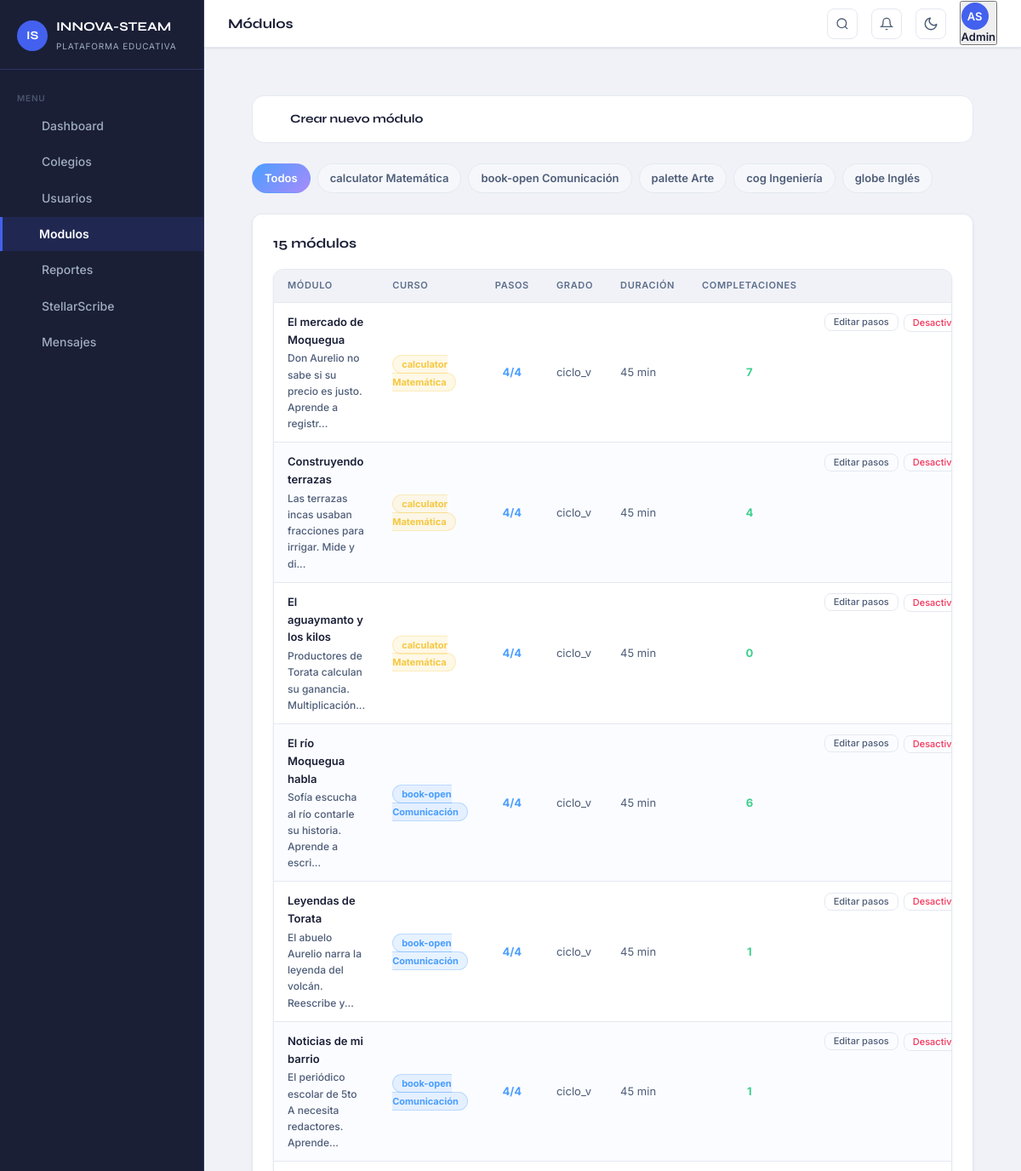
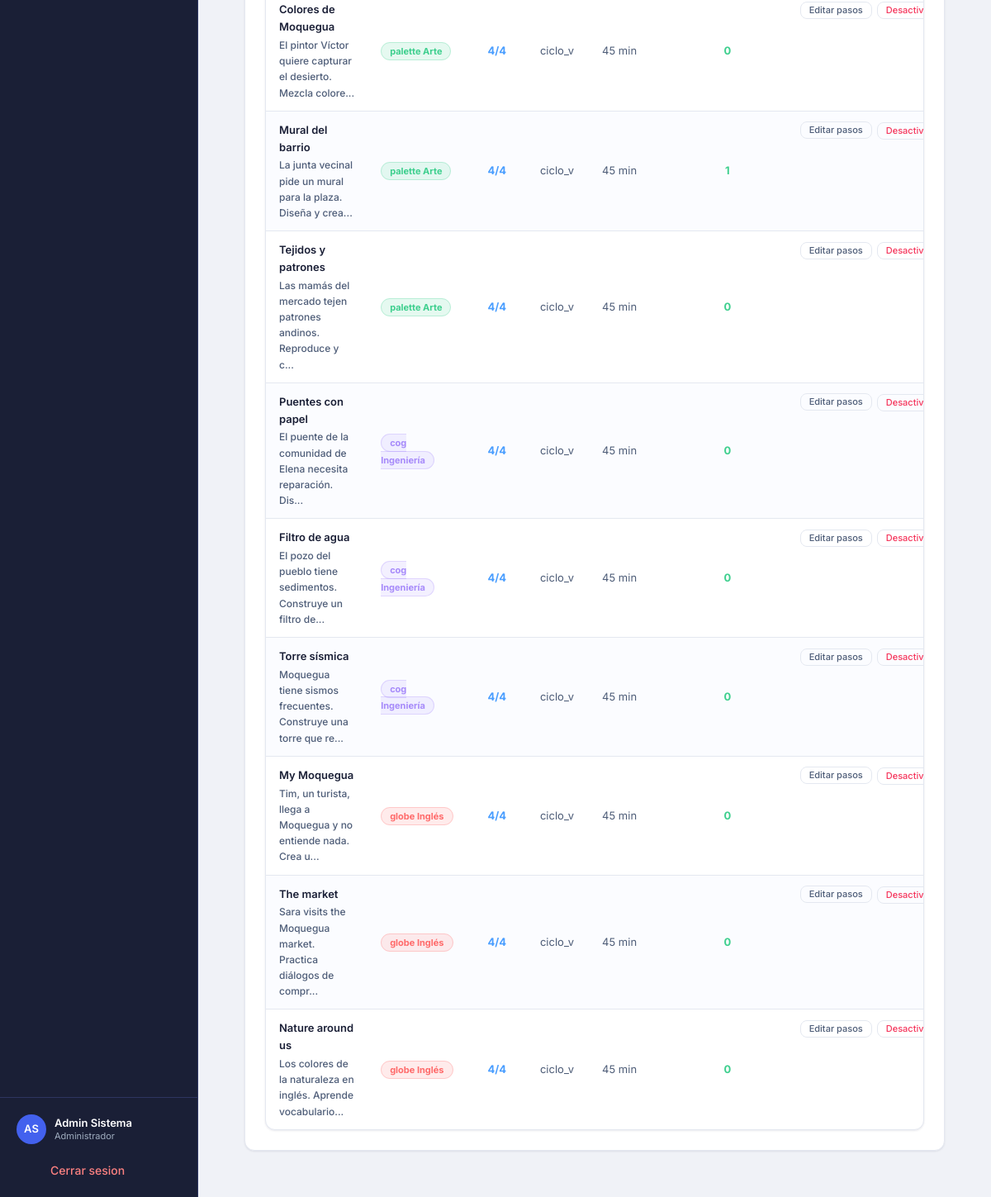
Screenshot of /admin/modulos.php (signed in) with the database file from the repository (2 pictures, top to bottom).
### tables this page shows
CREATE TABLE cursos (
  id                  INT UNSIGNED AUTO_INCREMENT PRIMARY KEY,
  nombre              VARCHAR(100) NOT NULL,
  slug                VARCHAR(80)  NOT NULL UNIQUE,
  color_hex           VARCHAR(10),
  icono               VARCHAR(30),
  descripcion         TEXT,
  competencias_cneb   TEXT,
  activo              TINYINT(1)   NOT NULL DEFAULT 1
);

CREATE TABLE modulos (
  id                  INT UNSIGNED AUTO_INCREMENT PRIMARY KEY,
  curso_id            INT UNSIGNED NOT NULL,
  titulo              VARCHAR(200) NOT NULL,
  descripcion         TEXT,
  grado_ciclo         ENUM('ciclo_v','ambos') NOT NULL DEFAULT 'ciclo_v',
  minutos_estimados   INT          NOT NULL DEFAULT 45,
  orden               INT          NOT NULL DEFAULT 0,
  activo              TINYINT(1)   NOT NULL DEFAULT 1,
  created_at          TIMESTAMP    NOT NULL DEFAULT CURRENT_TIMESTAMP,
  CONSTRAINT fk_modulos_curso FOREIGN KEY (curso_id) REFERENCES cursos(id) ON DELETE CASCADE
);

### includes/config.php (called while the page is built, shortened)
<?php
function currentUser(): array
{
    return $_SESSION['usuario'] ?? [];
}
function currentRole(): string
{
    return $_SESSION['rol'] ?? '';
}
function sanitize(string $val): string
{
    return htmlspecialchars(trim($val), ENT_QUOTES, 'UTF-8');
}

### admin/modulos.php (the view, shortened to what this page needs)
<?php
require_once __DIR__ . '/../includes/config.php';
$pdo = getDB();
$cursoId = (int)($_GET['curso'] ?? 0);
$cursos = $pdo->query("SELECT * FROM cursos WHERE activo=1 ORDER BY id")->fetchAll();
$where = $cursoId ? 'WHERE m.curso_id=?' : 'WHERE 1=1';
$params = $cursoId ? [$cursoId] : [];
$modulos = $pdo->prepare("
    SELECT m.*, c.nombre as curso_nombre, c.color_hex, c.icono,
           COUNT(DISTINCT mp.id) as pasos_count,
           COUNT(DISTINCT pe.id) as completaciones
    FROM modulos m
    JOIN cursos c ON c.id=m.curso_id
    LEFT JOIN modulo_pasos mp ON mp.modulo_id=m.id
    LEFT JOIN progreso_estudiante pe ON pe.modulo_id=m.id AND pe.completado=1
    $where
    GROUP BY m.id
    ORDER BY m.curso_id, m.orden
");
$modulos->execute($params);
$modulos = $modulos->fetchAll();
$pageTitle = 'Módulos';
$activeNav = 'modulos';
require_once __DIR__ . '/../includes/header.php';
?>
<div class="page-content">
  <details style="background:var(--bg-surface);border:1px solid var(--bg-border);border-radius:14px;padding:0;margin-bottom:24px;overflow:hidden">
    <summary style="padding:16px 20px;cursor:pointer;font-family:'Syne',sans-serif;font-weight:700;font-size:14px;color:var(--text-primary);display:flex;align-items:center;gap:8px;list-style:none">
      <i data-lucide="plus-circle" style="width:16px;height:16px;color:var(--accent)"></i>
      Crear nuevo módulo
    </summary>
  </details>
  <div style="display:flex; gap:8px; margin-bottom:24px; flex-wrap:wrap;">
    <a href="modulos.php" style="text-decoration:none;">
      <span style="display:inline-flex; align-items:center; padding:6px 14px; border-radius:20px; font-size:13px; font-weight:600; background:<?= !$cursoId?'linear-gradient(135deg,var(--blue),var(--purple))':'var(--bg-elevated)' ?>; color:<?= !$cursoId?'#fff':'var(--text-secondary)' ?>; border:1px solid <?= !$cursoId?'transparent':'var(--bg-border)' ?>;">
        Todos
      </span>
    </a>
    <?php foreach ($cursos as $c): ?>
    <a href="modulos.php?curso=<?= $c['id'] ?>" style="text-decoration:none;">
      <span style="display:inline-flex; align-items:center; gap:6px; padding:6px 14px; border-radius:20px; font-size:13px; font-weight:600; background:<?= $cursoId==$c['id']?$c['color_hex'].'33':'var(--bg-elevated)' ?>; color:<?= $cursoId==$c['id']?$c['color_hex']:'var(--text-secondary)' ?>; border:1px solid <?= $cursoId==$c['id']?$c['color_hex'].'55':'var(--bg-border)' ?>;">
        <?= $c['icono'] ?> <?= sanitize($c['nombre']) ?>
      </span>
    </a>
    <?php endforeach; ?>
  </div>
  <div class="card">
    <div class="card-header">
      <h2 class="card-title"><?= count($modulos) ?> módulos</h2>
    </div>
    <div class="table-wrapper">
      <table>
        <thead><tr><th>Módulo</th><th>Curso</th><th>Pasos</th><th>Grado</th><th>Duración</th><th>Completaciones</th><th></th></tr></thead>
        <tbody>
          <?php foreach ($modulos as $m): ?>
          <tr>
            <td>
              <div style="font-weight:600; color:var(--text-primary);"><?= sanitize($m['titulo']) ?></div>
              <div style="font-size:12px; color:var(--text-secondary); margin-top:2px;"><?= sanitize(substr($m['descripcion'] ?? '', 0, 60)) ?>...</div>
            </td>
            <td>
              <span style="background:<?= $m['color_hex'] ?>22; color:<?= $m['color_hex'] ?>; border:1px solid <?= $m['color_hex'] ?>44; padding:3px 10px; border-radius:20px; font-size:11px; font-weight:700;">
                <?= $m['icono'] ?> <?= sanitize($m['curso_nombre']) ?>
              </span>
            </td>
            <td style="color:var(--blue); font-weight:700; text-align:center;"><?= $m['pasos_count'] ?>/4</td>
            <td style="color:var(--text-secondary); font-size:13px;"><?= $m['grado_ciclo'] ?></td>
            <td style="color:var(--text-secondary); font-size:13px;"><?= $m['minutos_estimados'] ?> min</td>
            <td style="color:var(--green); font-weight:700; text-align:center;"><?= $m['completaciones'] ?></td>
            <td style="display:flex;gap:6px;align-items:center">
              <a href="<?= BASE_URL ?>/admin/modulo_pasos.php?modulo_id=<?= (int)$m['id'] ?>"
                 class="btn btn-ghost" style="font-size:11px;padding:4px 10px">
                Editar pasos
              </a>
              <form method="POST" style="display:inline">
                <button type="submit" class="btn btn-ghost" style="font-size:11px;padding:4px 10px;color:<?= $m['activo']?'var(--danger)':'var(--green)' ?>">
                  <?= $m['activo'] ? 'Desactivar' : 'Activar' ?>
                </button>
              </form>
            </td>
          </tr>
          <?php endforeach; ?>
        </tbody>
      </table>
    </div>
  </div>
</div>
<?php require_once __DIR__ . '/../includes/footer.php'; ?>

### includes/header.php (shortened to what this page needs)
<?php
$user     = currentUser();
$rol      = currentRole();
$initials = strtoupper(substr($user['nombre'] ?? 'U', 0, 1) . substr($user['apellido'] ?? '', 0, 1));
$rolLabel = match ($rol) {
    'admin'         => 'Administrador',
    'admin_colegio' => 'Director',
    'docente'       => 'Docente',
    'practicante'   => 'Practicante',
    'estudiante'    => 'Estudiante',
    'apoderado'     => 'Apoderado',
    default         => ucfirst($rol),
};
?>
<!DOCTYPE html>
<html lang="es">
<head>
  <link rel="stylesheet" href="<?= BASE_URL ?>/assets/css/stellar.css"/>
  <link rel="stylesheet" href="<?= BASE_URL ?>/assets/css/sidebar.css"/>
  <link rel="stylesheet" href="<?= BASE_URL ?>/assets/css/motion.css"/>
</head>
<body>
<div class="layout">
  <aside class="sidebar" id="sidebar">
    <div class="sidebar-brand">
      <div class="brand-mark">IS</div>
      <div class="brand-text">
        <span class="brand-name">INNOVA-STEAM</span>
        <span class="brand-sub">Plataforma Educativa</span>
      </div>
    </div>
    <nav class="sidebar-nav">
      <span class="nav-section-label">Menu</span>
      <?php foreach ($navItems as $item): ?>
      <a href="<?= $item['href'] ?>"
         class="nav-item <?= $activeNav === $item['key'] ? 'active' : '' ?>">
        <i data-lucide="<?= $item['icon'] ?>"></i>
        <span><?= $item['label'] ?></span>
      </a>
      <?php endforeach; ?>
    </nav>
    <div class="sidebar-footer">
      <div class="sidebar-user">
        <div class="user-avatar"><?= $initials ?></div>
        <div class="user-info">
          <p class="user-name"><?= sanitize(trim(($user['nombre'] ?? '') . ' ' . ($user['apellido'] ?? ''))) ?></p>
          <p class="user-role"><?= $rolLabel ?></p>
        </div>
      </div>
      <a href="<?= BASE_URL ?>/logout.php" class="nav-item nav-item-danger">
        <i data-lucide="log-out"></i>
        <span>Cerrar sesion</span>
      </a>
    </div>
  </aside>
  <div class="main-content" id="main-content">
    <header class="topbar" x-data="{ userOpen: false, notifOpen: false, notifCount: 0, notifs: [] }"
            x-init="
              fetch('<?= BASE_URL ?>/api/notificaciones.php?action=list')
                .then(r=>r.json()).then(d=>{notifCount=d.unread||0;notifs=d.items||[]})
                .catch(()=>{});
            ">
      <h1 class="topbar-title"><?= sanitize($pageTitle) ?></h1>
      <button onclick="openSearch()" class="topbar-icon-btn" title="Buscar (Ctrl+K)" aria-label="Buscar" style="margin-left:auto">
        <svg xmlns="http://www.w3.org/2000/svg" width="16" height="16" viewBox="0 0 24 24" fill="none" stroke="currentColor" stroke-width="2"><circle cx="11" cy="11" r="8"/><line x1="21" y1="21" x2="16.65" y2="16.65"/></svg>
      </button>
      <div style="position:relative" x-data>
        <button @click="notifOpen = !notifOpen" @click.away="notifOpen = false"
                class="topbar-icon-btn" title="Notificaciones" aria-label="Notificaciones" style="position:relative">
          <svg xmlns="http://www.w3.org/2000/svg" width="16" height="16" viewBox="0 0 24 24" fill="none" stroke="currentColor" stroke-width="2"><path d="M18 8A6 6 0 0 0 6 8c0 7-3 9-3 9h18s-3-2-3-9"/><path d="M13.73 21a2 2 0 0 1-3.46 0"/></svg>
        </button>
      </div>
      <button id="theme-toggle" onclick="toggleTheme()" class="topbar-icon-btn" title="Modo oscuro/claro" aria-label="Cambiar tema">
        <svg class="theme-icon-moon" xmlns="http://www.w3.org/2000/svg" width="18" height="18" viewBox="0 0 24 24" fill="none" stroke="currentColor" stroke-width="2" stroke-linecap="round" stroke-linejoin="round"><path d="M21 12.79A9 9 0 1 1 11.21 3 7 7 0 0 0 21 12.79z"/></svg>
      </button>
      <div class="topbar-actions" style="position:relative">
        <button @click="userOpen = !userOpen" @click.away="userOpen = false"
                class="topbar-user-btn" style="display:flex;align-items:center;gap:8px;background:transparent;border:none;cursor:pointer;padding:4px 8px;border-radius:8px;transition:background .15s"
                :style="userOpen ? 'background:var(--bg-hover)' : ''">
          <div class="user-avatar" style="width:32px;height:32px;font-size:13px"><?= $initials ?></div>
          <span style="font-size:13px;font-weight:600;color:var(--text-primary);max-width:120px;white-space:nowrap;overflow:hidden;text-overflow:ellipsis"><?= sanitize($user['nombre'] ?? '') ?></span>
        </button>
      </div>
    </header>
    <main class="page-content" id="contenido" tabindex="-1">

### includes/footer.php (shortened to what this page needs)
    </main>
  </div>
</div>
</body>
</html>

### assets/css/sidebar.css (style rules this page uses)
.layout { min-height: 100vh; }
.sidebar { position: fixed; left: 0; top: 0; bottom: 0; width: var(--sidebar-width); background: var(--sidebar-bg, #1a1f36); border-right: 1px solid var(--sidebar-border, #2d3561); display: flex; flex-direction: column; z-index: 100; overflow-y: auto; transition: transform 0.25s ease; }
.sidebar-brand { padding: 20px 20px 16px; display: flex; align-items: center; gap: 10px; border-bottom: 1px solid var(--sidebar-border, #2d3561); flex-shrink: 0; text-decoration: none; }
.brand-mark { width: 36px; height: 36px; border-radius: 50%; background: var(--accent, #4361ee); color: #ffffff; font-family: 'Syne', sans-serif; font-weight: 700; font-size: 14px; display: flex; align-items: center; justify-content: center; flex-shrink: 0; user-select: none; letter-spacing: -0.01em; }
.brand-name { font-family: 'Syne', sans-serif; font-weight: 700; font-size: 15px; color: #ffffff; line-height: 1.2; }
.brand-sub { font-size: 10px; color: var(--sidebar-text, #a0aec0); text-transform: uppercase; letter-spacing: 0.08em; line-height: 1.4; margin-top: 1px; }
.sidebar-nav { flex: 1; padding: 12px 0; display: flex; flex-direction: column; gap: 2px; }
.nav-section-label { padding: 16px 20px 6px; font-size: 10px; font-weight: 600; color: #4a556b; text-transform: uppercase; letter-spacing: 0.08em; line-height: 1; }
.nav-item { display: flex; align-items: center; gap: 10px; padding: 9px 20px; font-size: 14px; font-weight: 500; color: var(--sidebar-text, #a0aec0); text-decoration: none; cursor: pointer; border: none; border-left: 3px solid transparent; background: transparent; width: 100%; text-align: left; transition: background 0.15s ease, color 0.15s ease, border-left-color 0.15s ease; white-space: nowrap; overflow: hidden; text-overflow: ellipsis; flex-shrink: 0; }
.nav-item i, .nav-item svg, .nav-item .nav-icon { width: 16px; height: 16px; flex-shrink: 0; opacity: 0.8; }
.nav-item.active { background: rgba(67, 97, 238, .15); color: #ffffff; border-left-color: #4361ee; padding-left: 17px; font-weight: 600; }
.nav-item.active i, .nav-item.active svg, .nav-item.active .nav-icon { opacity: 1; }
.nav-item-danger { color: #fc8181; }
.sidebar-footer { padding: 12px; border-top: 1px solid var(--sidebar-border, #2d3561); margin-top: auto; flex-shrink: 0; }
.sidebar-user { display: flex; align-items: center; gap: 10px; padding: 8px 8px 12px; text-decoration: none; cursor: default; }
.sidebar-user .user-avatar { width: 36px; height: 36px; border-radius: 50%; background: var(--accent, #4361ee); color: #ffffff; display: flex; align-items: center; justify-content: center; font-weight: 600; font-size: 13px; flex-shrink: 0; user-select: none; text-transform: uppercase; }
.user-name { font-size: 13px; font-weight: 600; color: #ffffff; max-width: 120px; overflow: hidden; text-overflow: ellipsis; white-space: nowrap; line-height: 1.3; }
.user-role { font-size: 11px; color: var(--sidebar-text, #a0aec0); line-height: 1.3; overflow: hidden; text-overflow: ellipsis; white-space: nowrap; }
.main-content { margin-left: var(--sidebar-width); min-height: 100vh; display: flex; flex-direction: column; background: var(--bg-page, #f0f2f7); min-width: 0; }
.topbar { background: var(--bg-surface); border-bottom: 1px solid var(--bg-border, #e4e8f0); padding: 0 28px; height: 56px; display: flex; align-items: center; gap: 16px; position: sticky; top: 0; z-index: 50; box-shadow: var(--shadow-sm, 0 1px 3px rgba(16,24,64,.06)); flex-shrink: 0; }
.topbar-title { font-family: 'Syne', sans-serif; font-size: 16px; font-weight: 700; color: var(--text-primary, #1a1f36); flex: 1; white-space: nowrap; overflow: hidden; text-overflow: ellipsis; }
.page-content { padding: 28px; flex: 1; max-width: 1200px; }
.topbar-icon-btn { display: flex; align-items: center; justify-content: center; width: 36px; height: 36px; background: transparent; border: 1px solid var(--bg-border, #e4e8f0); border-radius: var(--radius-sm, 8px); color: var(--text-secondary, #4e5d78); cursor: pointer; flex-shrink: 0; transition: background .15s ease, color .15s ease, border-color .15s ease; }

### rows the page displays
cursos: icono "calculator", nombre "Matemática"
cursos: icono "book-open", nombre "Comunicación"
cursos: icono "palette", nombre "Arte"
cursos: icono "cog", nombre "Ingeniería"
cursos: icono "globe", nombre "Inglés"
modulos: titulo "El mercado de Moquegua", descripcion "Don Aurelio no sabe si su precio es justo. Aprende a registr", curso.icono "calculator", curso.nombre "Matemática", pasos_count "4", grado_ciclo "ciclo_v", minutos_estimados "45", completaciones "7", activo "Desactivar"
modulos: titulo "Construyendo terrazas", descripcion "Las terrazas incas usaban fracciones para irrigar. Mide y di", curso.icono "calculator", curso.nombre "Matemática", pasos_count "4", grado_ciclo "ciclo_v", minutos_estimados "45", completaciones "4", activo "Desactivar"
modulos: titulo "El aguaymanto y los kilos", descripcion "Productores de Torata calculan su ganancia. Multiplicación", curso.icono "calculator", curso.nombre "Matemática", pasos_count "4", grado_ciclo "ciclo_v", minutos_estimados "45", completaciones "0", activo "Desactivar"
modulos: titulo "El río Moquegua habla", descripcion "Sofía escucha al río contarle su historia. Aprende a escri", curso.icono "book-open", curso.nombre "Comunicación", pasos_count "4", grado_ciclo "ciclo_v", minutos_estimados "45", completaciones "6", activo "Desactivar"
modulos: titulo "Leyendas de Torata", descripcion "El abuelo Aurelio narra la leyenda del volcán. Reescribe y", curso.icono "book-open", curso.nombre "Comunicación", pasos_count "4", grado_ciclo "ciclo_v", minutos_estimados "45", completaciones "1", activo "Desactivar"
modulos: titulo "Noticias de mi barrio", descripcion "El periódico escolar de 5to A necesita redactores. Aprende", curso.icono "book-open", curso.nombre "Comunicación", pasos_count "4", grado_ciclo "ciclo_v", minutos_estimados "45", completaciones "1", activo "Desactivar"
modulos: titulo "Colores de Moquegua", descripcion "El pintor Víctor quiere capturar el desierto. Mezcla colore", curso.icono "palette", curso.nombre "Arte", pasos_count "4", grado_ciclo "ciclo_v", minutos_estimados "45", completaciones "0", activo "Desactivar"
modulos: titulo "Mural del barrio", descripcion "La junta vecinal pide un mural para la plaza. Diseña y crea", curso.icono "palette", curso.nombre "Arte", pasos_count "4", grado_ciclo "ciclo_v", minutos_estimados "45", completaciones "1", activo "Desactivar"
modulos: titulo "Tejidos y patrones", descripcion "Las mamás del mercado tejen patrones andinos. Reproduce y c", curso.icono "palette", curso.nombre "Arte", pasos_count "4", grado_ciclo "ciclo_v", minutos_estimados "45", completaciones "0", activo "Desactivar"
modulos: titulo "Puentes con papel", descripcion "El puente de la comunidad de Elena necesita reparación. Dis", curso.icono "cog", curso.nombre "Ingeniería", pasos_count "4", grado_ciclo "ciclo_v", minutos_estimados "45", completaciones "0", activo "Desactivar"
modulos: titulo "Filtro de agua", descripcion "El pozo del pueblo tiene sedimentos. Construye un filtro de", curso.icono "cog", curso.nombre "Ingeniería", pasos_count "4", grado_ciclo "ciclo_v", minutos_estimados "45", completaciones "0", activo "Desactivar"
modulos: titulo "Torre sísmica", descripcion "Moquegua tiene sismos frecuentes. Construye una torre que re", curso.icono "cog", curso.nombre "Ingeniería", pasos_count "4", grado_ciclo "ciclo_v", minutos_estimados "45", completaciones "0", activo "Desactivar"
modulos: titulo "My Moquegua", descripcion "Tim, un turista, llega a Moquegua y no entiende nada. Crea u", curso.icono "globe", curso.nombre "Inglés", pasos_count "4", grado_ciclo "ciclo_v", minutos_estimados "45", completaciones "0", activo "Desactivar"
modulos: titulo "The market", descripcion "Sara visits the Moquegua market. Practica diálogos de compr", curso.icono "globe", curso.nombre "Inglés", pasos_count "4", grado_ciclo "ciclo_v", minutos_estimados "45", completaciones "0", activo "Desactivar"
modulos: titulo "Nature around us", descripcion "Los colores de la naturaleza en inglés. Aprende vocabulario", curso.icono "globe", curso.nombre "Inglés", pasos_count "4", grado_ciclo "ciclo_v", minutos_estimados "45", completaciones "0", activo "Desactivar"

### other values shown
$item['label'] "Dashboard"
$item['label'] "Colegios"
$item['label'] "Usuarios"
$item['label'] "Modulos"
$item['label'] "Reportes"
$item['label'] "StellarScribe"
$item['label'] "Mensajes"
$initials "AS"
$rolLabel "Administrador"
$pageTitle "Módulos"
$user['nombre'] "Admin"
count($modulos) "15"
